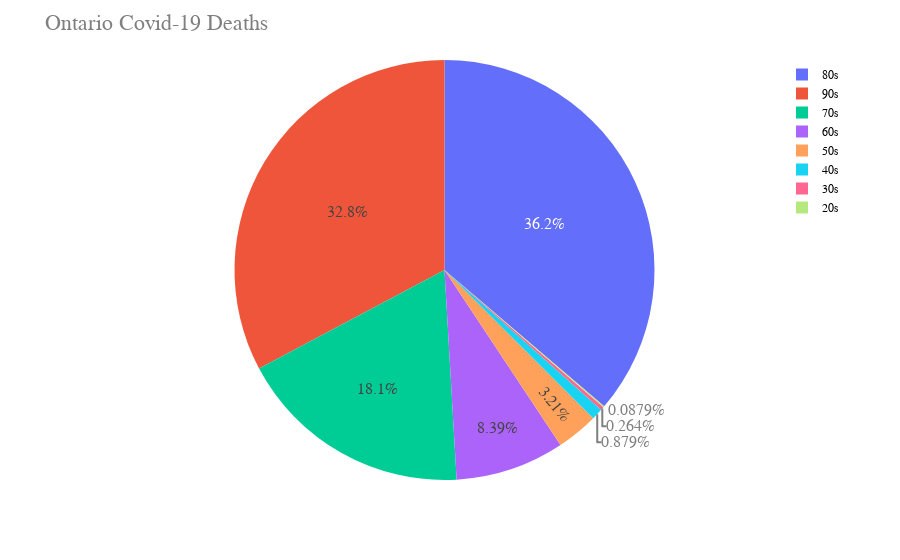

Write notebook code for a chart like this one.
### Code cell
figpie = px.pie(dffatal, values='Number of Dead', names='Age_Group', title='')
figpie.update_layout(
    title="Ontario Covid-19 Deaths",
    font=dict(
        family="Courier New, monospace",
        size=16,
        color="#7f7f7f"
    ),
    legend=dict(
        font=dict(
            family="sans-serif",
            size=12,
            color="black"
        )
    )
)
figpie.show()
figpie.write_html("Ontariopie.html")

### Figure 1 — Plotly figure (JSON) as saved in the notebook; plotly's stock layout.template omitted (floating-point values rounded to 4 significant figures)
{"data": [{"domain": {"x": [0, 1], "y": [0, 1]}, "hoverlabel": {"namelength": 0}, "hovertemplate": "Age_Group=%{label}<br>Number of Dead=%{value}", "labels": ["20s", "30s", "40s", "50s", "60s", "70s", "80s", "90s"], "legendgroup": "", "name": "", "showlegend": true, "type": "pie", "values": [2, 6, 20, 73, 191, 413, 825, 746]}], "layout": {"font": {"color": "#7f7f7f", "family": "Courier New, monospace", "size": 16}, "legend": {"font": {"color": "black", "family": "sans-serif", "size": 12}, "tracegroupgap": 0}, "margin": {"t": 60}, "title": {"text": "Ontario Covid-19 Deaths"}}}
